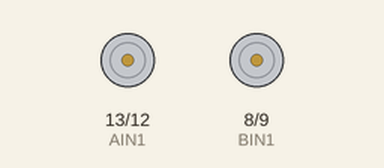
A sketch run on a simulated Arduino Uno, built with avr-gcc and run on an emulated ATmega328P. Shown: motor-driver pin pairs drawn as motors (green arrow = first pin HIGH = forward, orange = second pin HIGH = backward, longer = more drive, scaled by the enable pin). What the sketch prints to the serial monitor is not drawn.

Above: at 0.5 s.
At 1.5 s:
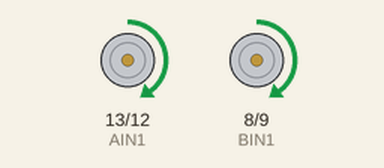
At 3.3 s:
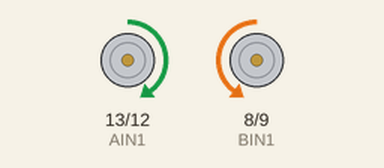
At 5.9 s:
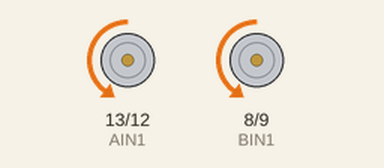
Timing chart, 0 to 7.8 s (numbered marks = the images above):
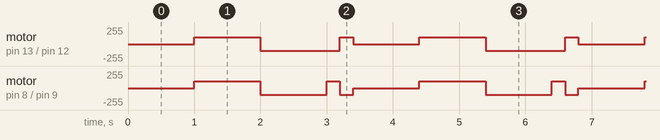

Measured:
- by itself, motor on pin 13 (AIN1) / pin 12 (AIN2): repeats every 3.4 s: backward 100/255 1.2 s, forward 100/255 0.20 s, stopped 1.0 s, forward 100/255 1.0 s
- by itself, motor on pin 8 (BIN1) / pin 9 (BIN2): repeats every 3.4 s: backward 100/255 1.0 s, forward 100/255 0.20 s, backward 100/255 0.20 s, stopped 1.0 s, forward 100/255 1.0 s

The sketch:

MotorController.ino
```cpp
/*
SFA Example Motor Code!
*/

//the left motor will be controlled by the motor B pins on the motor driver
const int PWMB = 10;           //speed control pin on the motor driver for the left motor
const int BIN2 = 9;           //control pin 2 on the motor driver for the left motor
const int BIN1 = 8;           //control pin 1 on the motor driver for the left motor

//the right motor will be controlled by the motor A pins on the motor driver
const int AIN1 = 13;           //control pin 1 on the motor driver for the right motor
const int AIN2 = 12;            //control pin 2 on the motor driver for the right motor
const int PWMA = 11;            //speed control pin on the motor driver for the right motor

int switchPin = 7;             //switch to turn the robot on and off

float temperature = 0;            //variable to store the temperature from the temperature sensor

//robot behaviour variables
int backupTime = 300;           //amount of time that the robot will back up when it senses an object
int turnTime = 200;             //amount that the robot will turn once it has backed up

/********************************************************************************/
void setup()
{
  pinMode(switchPin, INPUT_PULLUP);   //set this as a pullup to sense whether the switch is flipped

  //set the motor contro pins as outputs
  pinMode(AIN1, OUTPUT);
  pinMode(AIN2, OUTPUT);
  pinMode(PWMA, OUTPUT);

  pinMode(BIN1, OUTPUT);
  pinMode(BIN2, OUTPUT);
  pinMode(PWMB, OUTPUT);

  Serial.begin(9600);        //begin serial communication with the computer
  Serial.print("Test");     //test the serial connection
}

/********************************************************************************/
void loop()
{

      //stop for a moment
      rightMotor(0);
      leftMotor(0);
      delay(1000);

      //test move forward
      rightMotor(100);
      leftMotor(100);
      delay(1000);

      //test back up
      rightMotor(-100);
      leftMotor(-100);
      delay(1000);

      //test turn to the right
      rightMotor(-100);
      leftMotor(100);
      delay(turnTime);

      //test turn to the left
      rightMotor(100);
      leftMotor(-100);
      delay(turnTime);

}

/********************************************************************************/
void rightMotor(int motorSpeed)                       //function for driving the right motor
{
  if (motorSpeed > 0)                                 //if the motor should drive forward (positive speed)
  {
    digitalWrite(AIN1, HIGH);                         //set pin 1 to high
    digitalWrite(AIN2, LOW);                          //set pin 2 to low
  }
  else if (motorSpeed < 0)                            //if the motor should drive backwar (negative speed)
  {
    digitalWrite(AIN1, LOW);                          //set pin 1 to low
    digitalWrite(AIN2, HIGH);                         //set pin 2 to high
  }
  else                                                //if the motor should stop
  {
    digitalWrite(AIN1, LOW);                          //set pin 1 to low
    digitalWrite(AIN2, LOW);                          //set pin 2 to low
  }
  analogWrite(PWMA, abs(motorSpeed));                 //now that the motor direction is set, drive it at the entered speed
}

/********************************************************************************/
void leftMotor(int motorSpeed)                        //function for driving the left motor
{
  if (motorSpeed > 0)                                 //if the motor should drive forward (positive speed)
  {
    digitalWrite(BIN1, HIGH);                         //set pin 1 to high
    digitalWrite(BIN2, LOW);                          //set pin 2 to low
  }
  else if (motorSpeed < 0)                            //if the motor should drive backwar (negative speed)
  {
    digitalWrite(BIN1, LOW);                          //set pin 1 to low
    digitalWrite(BIN2, HIGH);                         //set pin 2 to high
  }
  else                                                //if the motor should stop
  {
    digitalWrite(BIN1, LOW);                          //set pin 1 to low
    digitalWrite(BIN2, LOW);                          //set pin 2 to low
  }
  analogWrite(PWMB, abs(motorSpeed));                 //now that the motor direction is set, drive it at the entered speed
}
```
